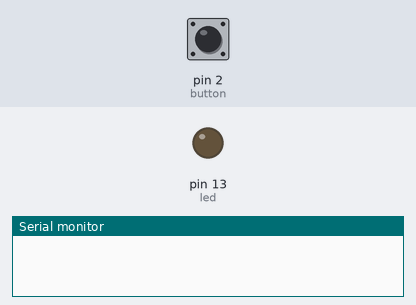
A sketch run on a simulated Arduino Uno, built with avr-gcc and run on an emulated ATmega328P. Parts: output pins drawn as LEDs (lit = HIGH), the last lines printed to the serial monitor. Inputs (shaded band) come from the test bench; at power-on: pin 2 (button) LOW.

Above: at 1.2 s.
1.3 s: pin 2 (button) pulled HIGH for 0.15 s
At 1.37 s:
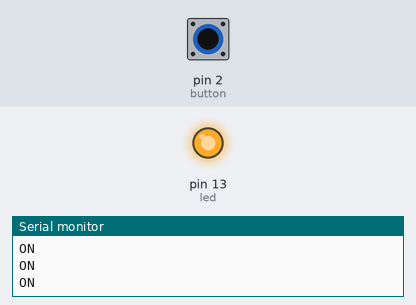
2.9 s: pin 2 (button) pulled HIGH for 3.2 s
At 6.9 s:
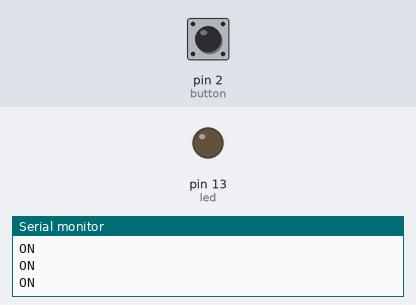
Timing chart, 0 to 8.4 s (numbered marks = the images above; inputs shaded):
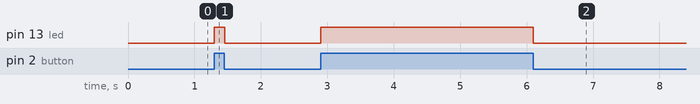

Measured:
- after the input at 1.3 s, pin 13 (led): LOW → HIGH at once, → LOW 0.15 s later
- after the input at 2.9 s, pin 13 (led): LOW → HIGH at once, → LOW 3.2 s later

The sketch:

tactile_push_button.ino
```cpp
int button = 2;
int led = 13;

void setup() {
  Serial.begin(9600);
  pinMode(button, INPUT);
  pinMode(led, OUTPUT);
}


void loop() {

  if (digitalRead(button) == HIGH) {
    digitalWrite(led, HIGH);
    Serial.println("ON");
  } else {
    digitalWrite(led, LOW);
  }
}
```
